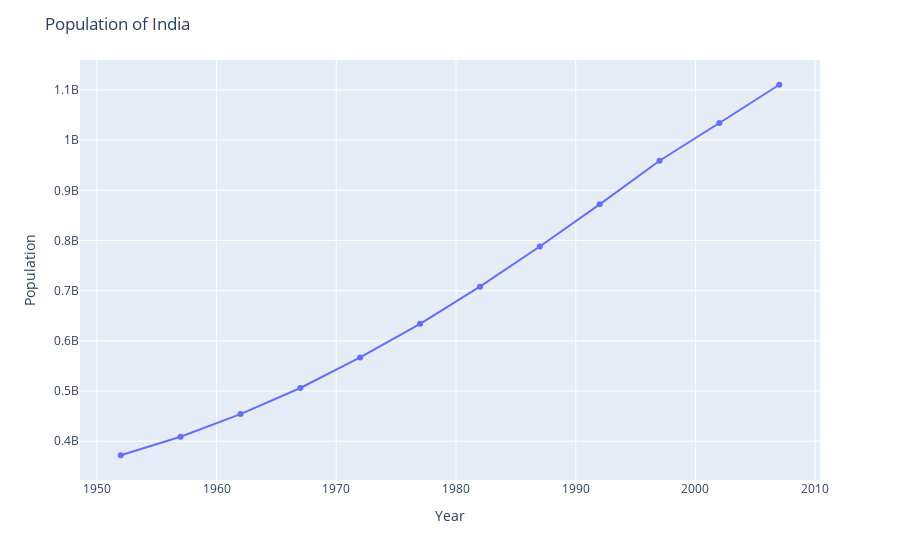

Write notebook code for a chart like this one.
### Code cell
fig = px.line(data_frame = gapminder_india, x = "year", y = "pop", markers = True)
fig.update_layout(title = "Population of India", xaxis_title = "Year", 
                 yaxis_title = "Population")
fig.show()

### Figure 1 — Plotly figure (JSON) as saved in the notebook; plotly's stock layout.template omitted (floating-point values rounded to 4 significant figures)
{"data": [{"hovertemplate": "year=%{x}<br>pop=%{y}<extra></extra>", "legendgroup": "", "line": {"color": "#636efa", "dash": "solid"}, "marker": {"symbol": "circle"}, "mode": "markers+lines", "name": "", "orientation": "v", "showlegend": false, "type": "scatter", "x": [1952, 1957, 1962, 1967, 1972, 1977, 1982, 1987, 1992, 1997, 2002, 2007], "xaxis": "x", "y": [372000000, 409000000, 454000000, 506000000, 567000000, 634000000, 708000000, 788000000, 872000000, 959000000, 1034172547, 1110396331], "yaxis": "y"}], "layout": {"legend": {"tracegroupgap": 0}, "margin": {"t": 60}, "title": {"text": "Population of India"}, "xaxis": {"anchor": "y", "domain": [0, 1], "title": {"text": "Year"}}, "yaxis": {"anchor": "x", "domain": [0, 1], "title": {"text": "Population"}}}}
